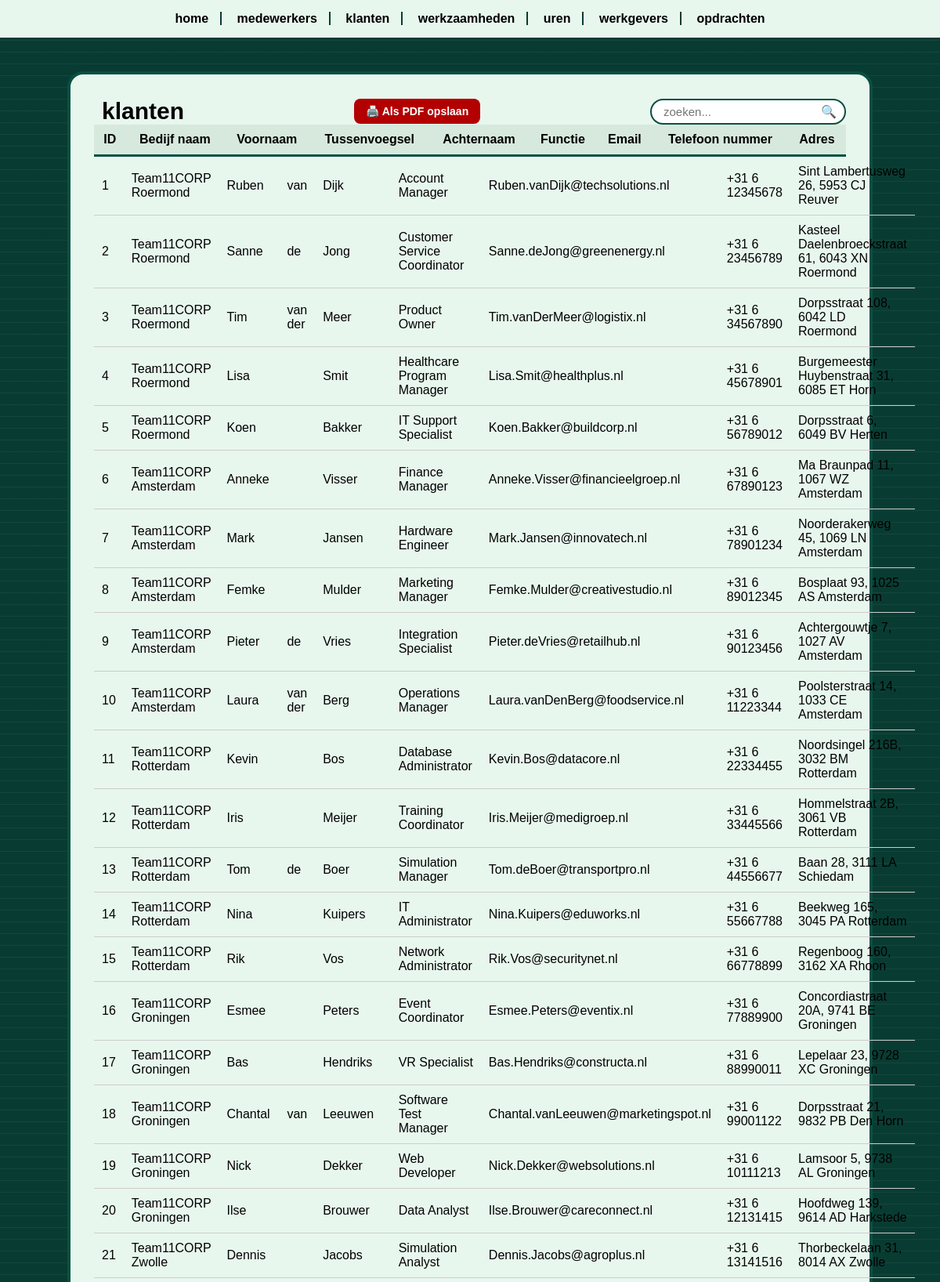
Page /klanten.php (upper part) on the committed database.
### tables this page shows
CREATE TABLE `Klanten` (
  `ID` int NOT NULL,
  `Bedijf naam` varchar(50) NOT NULL,
  `Voornaam` varchar(50) NOT NULL,
  `Tussenvoegsel` varchar(15) NOT NULL,
  `Achternaam` varchar(50) NOT NULL,
  `Functie` varchar(150) NOT NULL,
  `Email` varchar(150) NOT NULL,
  `Telefoon nummer` varchar(30) NOT NULL,
  `Address` varchar(100) NOT NULL
);

### klanten.php (the view, shortened to what this page needs)
<?php
$Servername = $_ENV['DB_HOST'] . ':' . $_ENV['DB_PORT'];
$Username   = $_ENV['DB_USERNAME'];
$Password   = $_ENV['DB_PASSWORD'];
$Dbname     = $_ENV['DB_NAME'];
$conn = new mysqli($Servername, $Username, $Password, $Dbname);
$sql = "SELECT
            `ID`,
            `Bedijf naam`,
            `Voornaam`,
            `Tussenvoegsel`,
            `Achternaam`,
            `Functie`,
            `Email`,
            `Telefoon nummer`,
            `Address`
        FROM `Klanten`";
$result = $conn->query($sql);
?>
</head>
<body>
<nav>
    <div class="links">
        <a href="index.php">home</a>
        <a href="medewerkers.php">medewerkers</a>
        <a href="klanten.php">klanten</a>
        <a href="werkzaamheden.php">werkzaamheden</a>
        <a href="uren.php">uren</a>
        <a href="werkgevers.php">werkgevers</a>
        <a href="opdrachten.php">opdrachten</a>
    </div>
</nav>
<div class="container">
    <div class="title-row">
        <h1><span class="title-icon"></span> klanten</h1>
        <button class="pdf-btn" onclick="window.print()">🖨️ Als PDF opslaan</button>
        <div class="searchbar">
            <input type="text" placeholder="zoeken...">
            🔍
        </div>
    </div>
    <table>
        <tr>
            <th>ID</th>
            <th>Bedijf naam</th>
            <th>Voornaam</th>
            <th>Tussenvoegsel</th>
            <th>Achternaam</th>
            <th>Functie</th>
            <th>Email</th>
            <th>Telefoon nummer</th>
            <th>Adres</th>
        </tr>
</table>
<table>
        <?php
        if ($result && $result->num_rows > 0) {
            while($row = $result->fetch_assoc()) {
                echo "<tr>";
                echo "<td>".$row['ID']."</td>";
                echo "<td>".$row['Bedijf naam']."</td>";
                echo "<td>".$row['Voornaam']."</td>";
                echo "<td>".$row['Tussenvoegsel']."</td>";
                echo "<td>".$row['Achternaam']."</td>";
                echo "<td>".$row['Functie']."</td>";
                echo "<td>".$row['Email']."</td>";
                echo "<td>".$row['Telefoon nummer']."</td>";
                echo "<td>".$row['Address']."</td>";
                echo "</tr>";
            }
        } else {
            echo "<tr><td colspan='9'>Geen gegevens gevonden</td></tr>";
        }
        ?>
    </table>
</div>
</body>
</html>

### klanten.php (style rules this page uses)
body { margin: 0; font-family: Arial, sans-serif; background: #083c32; background-image: repeating-linear-gradient( 0deg, rgba(255,255,255,0.05) 0px, rgba(255,255,255,0.05) 1px, transparent 1px, transparent 15px ); }
nav { background: #e8f7ee; padding: 15px; display: flex; justify-content: center; border-bottom: 3px solid #083c32; }
nav .links a { margin: 0; padding-right: 15px; padding-left: 15px; color: #000; font-weight: bold; text-decoration: none; border-right: 2px solid #083c32; }
nav .links a:last-child { border-right: none; }
.searchbar { background: white; border-radius: 20px; padding: 5px 10px; border: 2px solid #0a4f42; display: flex; align-items: center; }
.searchbar input { border: none; outline: none; font-size: 15px; padding-left: 5px; background: transparent; }
.container { background: #e8f7ee; margin: 40px auto; width: 80%; padding: 30px; border-radius: 20px; border: 4px solid #0a4f42; }
.title-row { display: flex; align-items: center; justify-content: space-between; }
h1 { margin: 0; font-size: 30px; display: flex; align-items: center; }
table { width: 100%; border-collapse: separate; border-spacing: 0; }
table th { position: sticky; top: 0; background: #d7e9dd !important; z-index: 2; padding: 10px; border-bottom: 3px solid #0a4f42; }
table td { padding: 10px; border-bottom: 1px solid #cccccc; }
.pdf-btn { background: #b30000; color: white; padding: 8px 15px; border: none; border-radius: 8px; cursor: pointer; font-size: 14px; font-weight: bold; display: inline-flex; align-items: center; gap: 6px; }

### rows in the picture
klanten: ID "1", Bedijf naam "Team11CORP Roermond", Voornaam "Ruben", Tussenvoegsel "van", Achternaam "Dijk", Functie "Account Manager", Email "Ruben.vanDijk@techsolutions.nl", Telefoon nummer "+31 6 12345678", Address "Sint Lambertusweg 26, 5953 CJ Reuver"
klanten: ID "2", Bedijf naam "Team11CORP Roermond", Voornaam "Sanne", Tussenvoegsel "de", Achternaam "Jong", Functie "Customer Service Coordinator", Email "Sanne.deJong@greenenergy.nl", Telefoon nummer "+31 6 23456789", Address "Kasteel Daelenbroeckstraat 61, 6043 XN Roermond"
klanten: ID "3", Bedijf naam "Team11CORP Roermond", Voornaam "Tim", Tussenvoegsel "van der", Achternaam "Meer", Functie "Product Owner", Email "Tim.vanDerMeer@logistix.nl", Telefoon nummer "+31 6 34567890", Address "Dorpsstraat 108, 6042 LD Roermond"
klanten: ID "4", Bedijf naam "Team11CORP Roermond", Voornaam "Lisa", Achternaam "Smit", Functie "Healthcare Program Manager", Email "Lisa.Smit@healthplus.nl", Telefoon nummer "+31 6 45678901", Address "Burgemeester Huybenstraat 31, 6085 ET Horn"
klanten: ID "5", Bedijf naam "Team11CORP Roermond", Voornaam "Koen", Achternaam "Bakker", Functie "IT Support Specialist", Email "Koen.Bakker@buildcorp.nl", Telefoon nummer "+31 6 56789012", Address "Dorpsstraat 6, 6049 BV Herten"
klanten: ID "6", Bedijf naam "Team11CORP Amsterdam", Voornaam "Anneke", Achternaam "Visser", Functie "Finance Manager", Email "Anneke.Visser@financieelgroep.nl", Telefoon nummer "+31 6 67890123", Address "Ma Braunpad 11, 1067 WZ Amsterdam"
klanten: ID "7", Bedijf naam "Team11CORP Amsterdam", Voornaam "Mark", Achternaam "Jansen", Functie "Hardware Engineer", Email "Mark.Jansen@innovatech.nl", Telefoon nummer "+31 6 78901234", Address "Noorderakerweg 45, 1069 LN Amsterdam"
klanten: ID "8", Bedijf naam "Team11CORP Amsterdam", Voornaam "Femke", Achternaam "Mulder", Functie "Marketing Manager", Email "Femke.Mulder@creativestudio.nl", Telefoon nummer "+31 6 89012345", Address "Bosplaat 93, 1025 AS Amsterdam"
klanten: ID "9", Bedijf naam "Team11CORP Amsterdam", Voornaam "Pieter", Tussenvoegsel "de", Achternaam "Vries", Functie "Integration Specialist", Email "Pieter.deVries@retailhub.nl", Telefoon nummer "+31 6 90123456", Address "Achtergouwtje 7, 1027 AV Amsterdam"
klanten: ID "10", Bedijf naam "Team11CORP Amsterdam", Voornaam "Laura", Tussenvoegsel "van der", Achternaam "Berg", Functie "Operations Manager", Email "Laura.vanDenBerg@foodservice.nl", Telefoon nummer "+31 6 11223344", Address "Poolsterstraat 14, 1033 CE Amsterdam"
klanten: ID "11", Bedijf naam "Team11CORP Rotterdam", Voornaam "Kevin", Achternaam "Bos", Functie "Database Administrator", Email "Kevin.Bos@datacore.nl", Telefoon nummer "+31 6 22334455", Address "Noordsingel 216B, 3032 BM Rotterdam"
klanten: ID "12", Bedijf naam "Team11CORP Rotterdam", Voornaam "Iris", Achternaam "Meijer", Functie "Training Coordinator", Email "Iris.Meijer@medigroep.nl", Telefoon nummer "+31 6 33445566", Address "Hommelstraat 2B, 3061 VB Rotterdam"
klanten: ID "13", Bedijf naam "Team11CORP Rotterdam", Voornaam "Tom", Tussenvoegsel "de", Achternaam "Boer", Functie "Simulation Manager", Email "Tom.deBoer@transportpro.nl", Telefoon nummer "+31 6 44556677", Address "Baan 28, 3111 LA Schiedam"
klanten: ID "14", Bedijf naam "Team11CORP Rotterdam", Voornaam "Nina", Achternaam "Kuipers", Functie "IT Administrator", Email "Nina.Kuipers@eduworks.nl", Telefoon nummer "+31 6 55667788", Address "Beekweg 165, 3045 PA Rotterdam"
klanten: ID "15", Bedijf naam "Team11CORP Rotterdam", Voornaam "Rik", Achternaam "Vos", Functie "Network Administrator", Email "Rik.Vos@securitynet.nl", Telefoon nummer "+31 6 66778899", Address "Regenboog 160, 3162 XA Rhoon"
klanten: ID "16", Bedijf naam "Team11CORP Groningen", Voornaam "Esmee", Achternaam "Peters", Functie "Event Coordinator", Email "Esmee.Peters@eventix.nl", Telefoon nummer "+31 6 77889900", Address "Concordiastraat 20A, 9741 BE Groningen"
klanten: ID "17", Bedijf naam "Team11CORP Groningen", Voornaam "Bas", Achternaam "Hendriks", Functie "VR Specialist", Email "Bas.Hendriks@constructa.nl", Telefoon nummer "+31 6 88990011", Address "Lepelaar 23, 9728 XC Groningen"
klanten: ID "18", Bedijf naam "Team11CORP Groningen", Voornaam "Chantal", Tussenvoegsel "van", Achternaam "Leeuwen", Functie "Software Test Manager", Email "Chantal.vanLeeuwen@marketingspot.nl", Telefoon nummer "+31 6 99001122", Address "Dorpsstraat 21, 9832 PB Den Horn"
klanten: ID "19", Bedijf naam "Team11CORP Groningen", Voornaam "Nick", Achternaam "Dekker", Functie "Web Developer", Email "Nick.Dekker@websolutions.nl", Telefoon nummer "+31 6 10111213", Address "Lamsoor 5, 9738 AL Groningen"
klanten: ID "20", Bedijf naam "Team11CORP Groningen", Voornaam "Ilse", Achternaam "Brouwer", Functie "Data Analyst", Email "Ilse.Brouwer@careconnect.nl", Telefoon nummer "+31 6 12131415", Address "Hoofdweg 139, 9614 AD Harkstede"
klanten: ID "21", Bedijf naam "Team11CORP Zwolle", Voornaam "Dennis", Achternaam "Jacobs", Functie "Simulation Analyst", Email "Dennis.Jacobs@agroplus.nl", Telefoon nummer "+31 6 13141516", Address "Thorbeckelaan 31, 8014 AX Zwolle"
